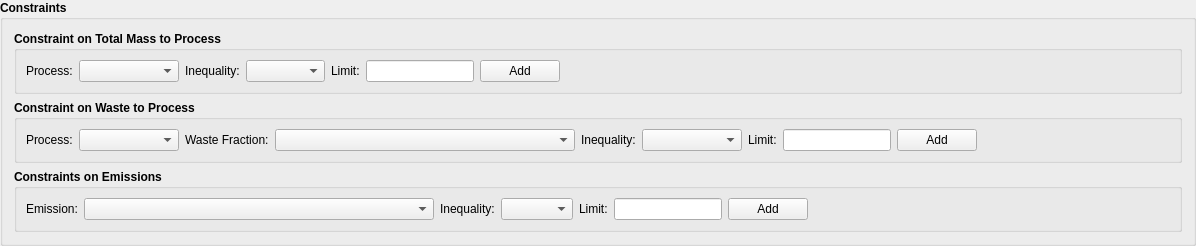
                 <widget class="QGroupBox" name="groupBox_20">
                  <property name="font">
                   <font>
                    <weight>75</weight>
                    <bold>true</bold>
                    <kerning>true</kerning>
                   </font>
                  </property>
                  <property name="title">
                   <string>Constraints</string>
                  </property>
                  <layout class="QGridLayout" name="gridLayout_14">
                   <item row="1" column="0">
                    <widget class="QGroupBox" name="groupBox_18">
                     <property name="font">
                      <font>
                       <weight>75</weight>
                       <bold>true</bold>
                       <kerning>true</kerning>
                      </font>
                     </property>
                     <property name="title">
                      <string>Constraint on Waste to Process</string>
                     </property>
                     <layout class="QGridLayout" name="gridLayout_8">
                      <item row="0" column="0">
                       <widget class="QLabel" name="label_77">
                        <property name="font">
                         <font>
                          <weight>50</weight>
                          <bold>false</bold>
                          <kerning>true</kerning>
                         </font>
                        </property>
                        <property name="text">
                         <string>Process:</string>
                        </property>
                       </widget>
                      </item>
                      <item row="0" column="1">
                       <widget class="QComboBox" name="Opt_Const2_process">
                        <property name="sizePolicy">
                         <sizepolicy hsizetype="Preferred" vsizetype="Preferred">
                          <horstretch>0</horstretch>
                          <verstretch>0</verstretch>
                         </sizepolicy>
                        </property>
                        <property name="minimumSize">
                         <size>
                          <width>100</width>
                          <height>0</height>
                         </size>
                        </property>
                        <property name="font">
                         <font>
                          <weight>50</weight>
                          <bold>false</bold>
                          <kerning>true</kerning>
                         </font>
                        </property>
                       </widget>
                      </item>
                      <item row="0" column="2">
                       <widget class="QLabel" name="label_79">
                        <property name="font">
                         <font>
                          <weight>50</weight>
                          <bold>false</bold>
                          <kerning>true</kerning>
                         </font>
                        </property>
                        <property name="text">
                         <string>Waste Fraction:</string>
                        </property>
                       </widget>
                      </item>
                      <item row="0" column="3">
                       <widget class="QComboBox" name="Opt_Const2_flow">
                        <property name="sizePolicy">
                         <sizepolicy hsizetype="Preferred" vsizetype="Preferred">
                          <horstretch>0</horstretch>
                          <verstretch>0</verstretch>
                         </sizepolicy>
                        </property>
                        <property name="minimumSize">
                         <size>
                          <width>300</width>
                          <height>0</height>
                         </size>
                        </property>
                        <property name="font">
                         <font>
                          <weight>50</weight>
                          <bold>false</bold>
                          <kerning>true</kerning>
                         </font>
                        </property>
                       </widget>
                      </item>
                      <item row="0" column="4">
                       <widget class="QLabel" name="label_87">
                        <property name="font">
                         <font>
                          <weight>50</weight>
                          <bold>false</bold>
                          <kerning>true</kerning>
                         </font>
                        </property>
                        <property name="text">
                         <string>Inequality:</string>
                        </property>
                       </widget>
                      </item>
                      <item row="0" column="5">
                       <widget class="QComboBox" name="Opt_Const2_Inequality">
                        <property name="sizePolicy">
                         <sizepolicy hsizetype="Preferred" vsizetype="Preferred">
                          <horstretch>0</horstretch>
                          <verstretch>0</verstretch>
                         </sizepolicy>
                        </property>
                        <property name="minimumSize">
                         <size>
                          <width>100</width>
                          <height>0</height>
                         </size>
                        </property>
                        <property name="font">
                         <font>
                          <weight>50</weight>
                          <bold>false</bold>
                          <kerning>true</kerning>
                         </font>
                        </property>
                       </widget>
                      </item>
                      <item row="0" column="6">
                       <widget class="QLabel" name="label_78">
                        <property name="font">
                         <font>
                          <weight>50</weight>
                          <bold>false</bold>
                          <kerning>true</kerning>
                         </font>
                        </property>
                        <property name="text">
                         <string>Limit:</string>
                        </property>
                       </widget>
                      </item>
                      <item row="0" column="7">
                       <widget class="QLineEdit" name="Opt_Const2_val">
                        <property name="sizePolicy">
                         <sizepolicy hsizetype="Preferred" vsizetype="Preferred">
                          <horstretch>0</horstretch>
                          <verstretch>0</verstretch>
                         </sizepolicy>
                        </property>
                        <property name="maximumSize">
                         <size>
                          <width>16777215</width>
                          <height>16777215</height>
                         </size>
                        </property>
                        <property name="font">
                         <font>
                          <weight>50</weight>
                          <bold>false</bold>
                          <kerning>true</kerning>
                         </font>
                        </property>
                       </widget>
                      </item>
                      <item row="0" column="8">
                       <widget class="QPushButton" name="Opt_add_Const2">
                        <property name="sizePolicy">
                         <sizepolicy hsizetype="Minimum" vsizetype="Preferred">
                          <horstretch>0</horstretch>
                          <verstretch>0</verstretch>
                         </sizepolicy>
                        </property>
                        <property name="font">
                         <font>
                          <weight>50</weight>
                          <bold>false</bold>
                          <kerning>true</kerning>
                         </font>
                        </property>
                        <property name="text">
                         <string>Add</string>
                        </property>
                        <property name="icon">
                         <iconset resource="PyWOLF_Resource.qrc">
                          <normaloff>:/ICONS/PySWOLF_ICONS/ADD.png</normaloff>:/ICONS/PySWOLF_ICONS/ADD.png</iconset>
                        </property>
                       </widget>
                      </item>
                      <item row="0" column="9">
                       <spacer name="horizontalSpacer_27">
                        <property name="orientation">
                         <enum>Qt::Horizontal</enum>
                        </property>
                        <property name="sizeHint" stdset="0">
                         <size>
                          <width>193</width>
                          <height>20</height>
                         </size>
                        </property>
                       </spacer>
                      </item>
                     </layout>
                    </widget>
                   </item>
                   <item row="2" column="0">
                    <widget class="QGroupBox" name="groupBox_19">
                     <property name="font">
                      <font>
                       <weight>75</weight>
                       <bold>true</bold>
                       <kerning>true</kerning>
                      </font>
                     </property>
                     <property name="title">
                      <string>Constraints on Emissions</string>
                     </property>
                     <layout class="QGridLayout" name="gridLayout_10">
                      <item row="0" column="0">
                       <widget class="QLabel" name="label_81">
                        <property name="font">
                         <font>
                          <weight>50</weight>
                          <bold>false</bold>
                          <kerning>true</kerning>
                         </font>
                        </property>
                        <property name="text">
                         <string>Emission:</string>
                        </property>
                       </widget>
                      </item>
                      <item row="0" column="1">
                       <widget class="QComboBox" name="Opt_Const3_flow">
                        <property name="sizePolicy">
                         <sizepolicy hsizetype="Preferred" vsizetype="Preferred">
                          <horstretch>0</horstretch>
                          <verstretch>0</verstretch>
                         </sizepolicy>
                        </property>
                        <property name="minimumSize">
                         <size>
                          <width>350</width>
                          <height>0</height>
                         </size>
                        </property>
                        <property name="font">
                         <font>
                          <weight>50</weight>
                          <bold>false</bold>
                          <kerning>true</kerning>
                         </font>
                        </property>
                       </widget>
                      </item>
                      <item row="0" column="2">
                       <widget class="QLabel" name="label_88">
                        <property name="font">
                         <font>
                          <weight>50</weight>
                          <bold>false</bold>
                          <kerning>true</kerning>
                         </font>
                        </property>
                        <property name="text">
                         <string>Inequality:</string>
                        </property>
                       </widget>
                      </item>
                      <item row="0" column="3">
                       <widget class="QComboBox" name="Opt_Const3_Inequality">
                        <property name="sizePolicy">
                         <sizepolicy hsizetype="Preferred" vsizetype="Preferred">
                          <horstretch>0</horstretch>
                          <verstretch>0</verstretch>
                         </sizepolicy>
                        </property>
                        <property name="minimumSize">
                         <size>
                          <width>0</width>
                          <height>0</height>
                         </size>
                        </property>
                        <property name="font">
                         <font>
                          <weight>50</weight>
                          <bold>false</bold>
                          <kerning>true</kerning>
                         </font>
                        </property>
                       </widget>
                      </item>
                      <item row="0" column="4">
                       <widget class="QLabel" name="label_82">
                        <property name="font">
                         <font>
                          <weight>50</weight>
                          <bold>false</bold>
                          <kerning>true</kerning>
                         </font>
                        </property>
                        <property name="text">
                         <string>Limit:</string>
                        </property>
                       </widget>
                      </item>
                      <item row="0" column="5">
                       <widget class="QLineEdit" name="Opt_Const3_val">
                        <property name="sizePolicy">
                         <sizepolicy hsizetype="Preferred" vsizetype="Preferred">
                          <horstretch>0</horstretch>
                          <verstretch>0</verstretch>
                         </sizepolicy>
                        </property>
                        <property name="minimumSize">
                         <size>
                          <width>0</width>
                          <height>0</height>
                         </size>
                        </property>
                        <property name="font">
                         <font>
                          <weight>50</weight>
                          <bold>false</bold>
                          <kerning>true</kerning>
                         </font>
                        </property>
                       </widget>
                      </item>
                      <item row="0" column="6">
                       <widget class="QPushButton" name="Opt_add_Const3">
                        <property name="sizePolicy">
                         <sizepolicy hsizetype="Minimum" vsizetype="Preferred">
                          <horstretch>0</horstretch>
                          <verstretch>0</verstretch>
                         </sizepolicy>
                        </property>
                        <property name="font">
                         <font>
                          <weight>50</weight>
                          <bold>false</bold>
                          <kerning>true</kerning>
                         </font>
                        </property>
                        <property name="text">
                         <string>Add</string>
                        </property>
                        <property name="icon">
                         <iconset resource="PyWOLF_Resource.qrc">
                          <normaloff>:/ICONS/PySWOLF_ICONS/ADD.png</normaloff>:/ICONS/PySWOLF_ICONS/ADD.png</iconset>
                        </property>
                       </widget>
                      </item>
                      <item row="0" column="7">
                       <spacer name="horizontalSpacer_28">
                        <property name="orientation">
                         <enum>Qt::Horizontal</enum>
                        </property>
                        <property name="sizeHint" stdset="0">
                         <size>
                          <width>40</width>
                          <height>20</height>
                         </size>
                        </property>
                       </spacer>
                      </item>
                     </layout>
                    </widget>
                   </item>
                   <item row="0" column="0">
                    <widget class="QGroupBox" name="groupBox_17">
                     <property name="font">
                      <font>
                       <weight>75</weight>
                       <bold>true</bold>
                       <kerning>true</kerning>
                      </font>
                     </property>
                     <property name="title">
                      <string>Constraint on Total Mass to Process</string>
                     </property>
                     <layout class="QGridLayout" name="gridLayout_12">
                      <item row="0" column="0">
                       <widget class="QLabel" name="label_75">
                        <property name="font">
                         <font>
                          <weight>50</weight>
                          <bold>false</bold>
                          <kerning>true</kerning>
                         </font>
                        </property>
                        <property name="text">
                         <string>Process:</string>
                        </property>
                       </widget>
                      </item>
                      <item row="0" column="1">
                       <widget class="QComboBox" name="Opt_Const1_process">
                        <property name="sizePolicy">
                         <sizepolicy hsizetype="Preferred" vsizetype="Preferred">
                          <horstretch>0</horstretch>
                          <verstretch>0</verstretch>
                         </sizepolicy>
                        </property>
                        <property name="minimumSize">
                         <size>
                          <width>100</width>
                          <height>0</height>
                         </size>
                        </property>
                        <property name="font">
                         <font>
                          <weight>50</weight>
                          <bold>false</bold>
                          <kerning>true</kerning>
                         </font>
                        </property>
                       </widget>
                      </item>
                      <item row="0" column="2">
                       <widget class="QLabel" name="label_86">
                        <property name="font">
                         <font>
                          <weight>50</weight>
                          <bold>false</bold>
                          <kerning>true</kerning>
                         </font>
                        </property>
                        <property name="text">
                         <string>Inequality:</string>
                        </property>
                       </widget>
                      </item>
                      <item row="0" column="3">
                       <widget class="QComboBox" name="Opt_Const1_Inequality">
                        <property name="sizePolicy">
                         <sizepolicy hsizetype="Preferred" vsizetype="Preferred">
                          <horstretch>0</horstretch>
                          <verstretch>0</verstretch>
                         </sizepolicy>
                        </property>
                       </widget>
                      </item>
                      <item row="0" column="4">
                       <widget class="QLabel" name="label_76">
                        <property name="font">
                         <font>
                          <weight>50</weight>
                          <bold>false</bold>
                          <kerning>true</kerning>
                         </font>
                        </property>
                        <property name="text">
                         <string>Limit:</string>
                        </property>
                       </widget>
                      </item>
                      <item row="0" column="5">
                       <widget class="QLineEdit" name="Opt_Const1_val">
                        <property name="sizePolicy">
                         <sizepolicy hsizetype="Preferred" vsizetype="Preferred">
                          <horstretch>0</horstretch>
                          <verstretch>0</verstretch>
                         </sizepolicy>
                        </property>
                        <property name="font">
                         <font>
                          <weight>50</weight>
                          <bold>false</bold>
                          <kerning>true</kerning>
                         </font>
                        </property>
                       </widget>
                      </item>
                      <item row="0" column="6">
                       <widget class="QPushButton" name="Opt_add_Const1">
                        <property name="sizePolicy">
                         <sizepolicy hsizetype="Minimum" vsizetype="Preferred">
                          <horstretch>0</horstretch>
                          <verstretch>0</verstretch>
                         </sizepolicy>
                        </property>
                        <property name="font">
                         <font>
                          <weight>50</weight>
                          <bold>false</bold>
                          <kerning>true</kerning>
                         </font>
                        </property>
                        <property name="text">
                         <string>Add</string>
                        </property>
                        <property name="icon">
                         <iconset resource="PyWOLF_Resource.qrc">
                          <normaloff>:/ICONS/PySWOLF_ICONS/ADD.png</normaloff>:/ICONS/PySWOLF_ICONS/ADD.png</iconset>
                        </property>
                       </widget>
                      </item>
                      <item row="0" column="7">
                       <spacer name="horizontalSpacer_3">
                        <property name="orientation">
                         <enum>Qt::Horizontal</enum>
                        </property>
                        <property name="sizeHint" stdset="0">
                         <size>
                          <width>40</width>
                          <height>20</height>
                         </size>
                        </property>
                       </spacer>
                      </item>
                     </layout>
                    </widget>
                   </item>
                  </layout>
                 </widget>
